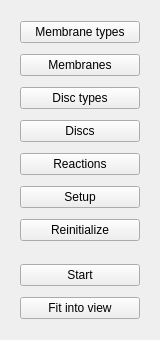
<?xml version="1.0" encoding="UTF-8"?>
<ui version="4.0">
 <class>SimulationControlWidget</class>
 <widget class="QWidget" name="SimulationControlWidget">
  <property name="geometry">
   <rect>
    <x>0</x>
    <y>0</y>
    <width>160</width>
    <height>340</height>
   </rect>
  </property>
  <property name="minimumSize">
   <size>
    <width>160</width>
    <height>340</height>
   </size>
  </property>
  <property name="windowTitle">
   <string>Form</string>
  </property>
  <property name="layoutDirection">
   <enum>Qt::LeftToRight</enum>
  </property>
  <layout class="QVBoxLayout" name="verticalLayout">
   <item alignment="Qt::AlignHCenter">
    <widget class="QWidget" name="settingsWidget" native="true">
     <property name="minimumSize">
      <size>
       <width>140</width>
       <height>240</height>
      </size>
     </property>
     <layout class="QVBoxLayout" name="verticalLayout_2">
      <property name="spacing">
       <number>10</number>
      </property>
      <item>
       <widget class="QPushButton" name="membraneTypesPushButton">
        <property name="minimumSize">
         <size>
          <width>120</width>
          <height>0</height>
         </size>
        </property>
        <property name="maximumSize">
         <size>
          <width>120</width>
          <height>16777215</height>
         </size>
        </property>
        <property name="text">
         <string>Membrane types</string>
        </property>
       </widget>
      </item>
      <item>
       <widget class="QPushButton" name="membranesPushButton">
        <property name="minimumSize">
         <size>
          <width>120</width>
          <height>0</height>
         </size>
        </property>
        <property name="maximumSize">
         <size>
          <width>120</width>
          <height>16777215</height>
         </size>
        </property>
        <property name="text">
         <string>Membranes</string>
        </property>
       </widget>
      </item>
      <item>
       <widget class="QPushButton" name="discTypesPushButton">
        <property name="minimumSize">
         <size>
          <width>120</width>
          <height>0</height>
         </size>
        </property>
        <property name="maximumSize">
         <size>
          <width>120</width>
          <height>16777215</height>
         </size>
        </property>
        <property name="text">
         <string>Disc types</string>
        </property>
       </widget>
      </item>
      <item>
       <widget class="QPushButton" name="discsPushButton">
        <property name="minimumSize">
         <size>
          <width>120</width>
          <height>0</height>
         </size>
        </property>
        <property name="maximumSize">
         <size>
          <width>120</width>
          <height>16777215</height>
         </size>
        </property>
        <property name="text">
         <string>Discs</string>
        </property>
       </widget>
      </item>
      <item>
       <widget class="QPushButton" name="reactionsPushButton">
        <property name="minimumSize">
         <size>
          <width>120</width>
          <height>0</height>
         </size>
        </property>
        <property name="maximumSize">
         <size>
          <width>120</width>
          <height>16777215</height>
         </size>
        </property>
        <property name="text">
         <string>Reactions</string>
        </property>
       </widget>
      </item>
      <item>
       <widget class="QPushButton" name="setupPushButton">
        <property name="minimumSize">
         <size>
          <width>120</width>
          <height>0</height>
         </size>
        </property>
        <property name="maximumSize">
         <size>
          <width>120</width>
          <height>16777215</height>
         </size>
        </property>
        <property name="text">
         <string>Setup</string>
        </property>
       </widget>
      </item>
      <item>
       <widget class="QPushButton" name="reinitializeButton">
        <property name="minimumSize">
         <size>
          <width>120</width>
          <height>0</height>
         </size>
        </property>
        <property name="maximumSize">
         <size>
          <width>120</width>
          <height>16777215</height>
         </size>
        </property>
        <property name="text">
         <string>Reinitialize</string>
        </property>
       </widget>
      </item>
     </layout>
    </widget>
   </item>
   <item>
    <widget class="QWidget" name="widget_4" native="true">
     <property name="minimumSize">
      <size>
       <width>140</width>
       <height>75</height>
      </size>
     </property>
     <layout class="QVBoxLayout" name="verticalLayout_3">
      <property name="spacing">
       <number>10</number>
      </property>
      <item>
       <widget class="QPushButton" name="startStopButton">
        <property name="minimumSize">
         <size>
          <width>120</width>
          <height>0</height>
         </size>
        </property>
        <property name="maximumSize">
         <size>
          <width>120</width>
          <height>16777215</height>
         </size>
        </property>
        <property name="text">
         <string>Start</string>
        </property>
       </widget>
      </item>
      <item>
       <widget class="QPushButton" name="fitIntoViewButton">
        <property name="minimumSize">
         <size>
          <width>120</width>
          <height>0</height>
         </size>
        </property>
        <property name="maximumSize">
         <size>
          <width>120</width>
          <height>16777215</height>
         </size>
        </property>
        <property name="text">
         <string>Fit into view</string>
        </property>
       </widget>
      </item>
     </layout>
    </widget>
   </item>
  </layout>
 </widget>
 <resources/>
 <connections/>
</ui>
